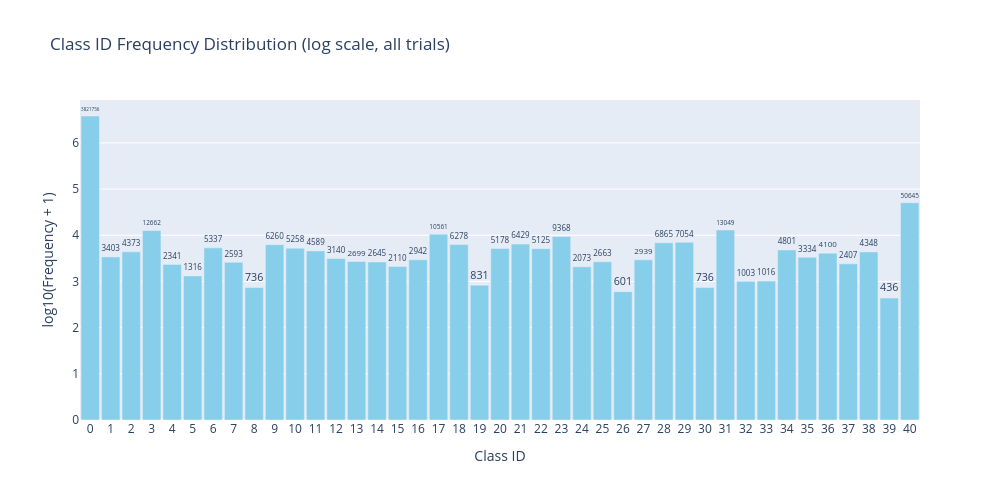

The notebook cell saved with this chart:
### Code cell
# Plot histogram of class ids
# Concatenate all seq_class_ids from all trials into a single list
all_class_ids = []
for seq in train_df['seq_class_ids']:
    all_class_ids.extend(seq)
all_class_ids = np.array(all_class_ids)

# Count the frequency of each class id
min_id = int(all_class_ids.min())
max_id = int(all_class_ids.max())
class_ids = np.arange(min_id, max_id + 1)
counts = np.array([(all_class_ids == cid).sum() for cid in class_ids])

# Take log on y-axis
log_counts = np.log10(counts + 1)  # Add 1 to avoid log(0)

fig = go.Figure()
fig.add_trace(go.Bar(
    x=class_ids,
    y=log_counts,
    text=counts,  # Show actual frequency
    textposition='outside',
    marker_color='skyblue'
))

fig.update_layout(
    title='Class ID Frequency Distribution (log scale, all trials)',
    xaxis_title='Class ID',
    yaxis_title='log10(Frequency + 1)',
    xaxis=dict(
        tickmode='array',
        tickvals=class_ids,
        ticktext=[str(cid) for cid in class_ids]
    ),
    bargap=0.1,
    showlegend=False,
    height=500,
    width=1000
)

fig.show()

### Figure 1 — Plotly figure (JSON) as saved in the notebook; plotly's stock layout.template omitted (floating-point values rounded to 4 significant figures)
{"data": [{"marker": {"color": "skyblue"}, "text": [3822000.0, 3403.0, 4373.0, 12660.0, 2341.0, 1316.0, 5337.0, 2593.0, 736.0, 6260.0, 5258.0, 4589.0, 3140.0, 2699.0, 2645.0, 2110.0, 2942.0, 10560.0, 6278.0, 831.0, 5178.0, 6429.0, 5125.0, 9368.0, 2073.0, 2663.0, 601.0, 2939.0, 6865.0, 7054.0, 736.0, 13050.0, 1003.0, 1016.0, 4801.0, 3334.0, 4100.0, 2407.0, 4348.0, 436.0, 50640.0], "textposition": "outside", "type": "bar", "x": [0, 1, 2, 3, 4, 5, 6, 7, 8, 9, 10, 11, 12, 13, 14, 15, 16, 17, 18, 19, 20, 21, 22, 23, 24, 25, 26, 27, 28, 29, 30, 31, 32, 33, 34, 35, 36, 37, 38, 39, 40], "y": [6.582, 3.532, 3.641, 4.103, 3.37, 3.12, 3.727, 3.414, 2.867, 3.797, 3.721, 3.662, 3.497, 3.431, 3.423, 3.324, 3.469, 4.024, 3.798, 2.92, 3.714, 3.808, 3.71, 3.972, 3.317, 3.426, 2.78, 3.468, 3.837, 3.848, 2.867, 4.116, 3.002, 3.007, 3.681, 3.523, 3.613, 3.382, 3.638, 2.64, 4.705]}], "layout": {"bargap": 0.1, "height": 500, "showlegend": false, "title": {"text": "Class ID Frequency Distribution (log scale, all trials)"}, "width": 1000, "xaxis": {"tickmode": "array", "ticktext": ["0", "1", "2", "3", "4", "5", "6", "7", "8", "9", "10", "11", "12", "13", "14", "15", "16", "17", "18", "19", "20", "21", "22", "23", "24", "25", "26", "27", "28", "29", "30", "31", "32", "33", "34", "35", "36", "37", "38", "39", "40"], "tickvals": [0, 1, 2, 3, 4, 5, 6, 7, 8, 9, 10, 11, 12, 13, 14, 15, 16, 17, 18, 19, 20, 21, 22, 23, 24, 25, 26, 27, 28, 29, 30, 31, 32, 33, 34, 35, 36, 37, 38, 39, 40], "title": {"text": "Class ID"}}, "yaxis": {"title": {"text": "log10(Frequency + 1)"}}}}
